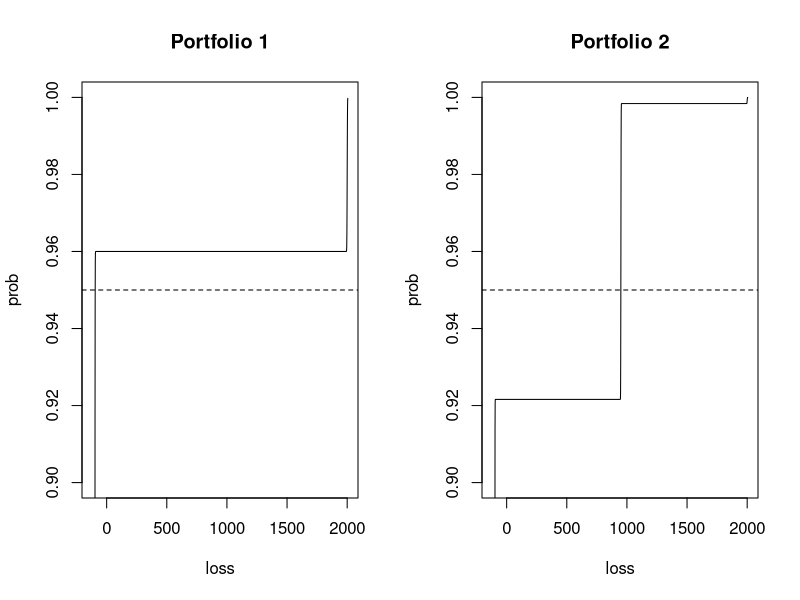

The R script that drew this image:
#  Figure 19.8

sigma = 2
sigma2 = sqrt(2)
x= seq(-120,2005,length=2000)
y = .04*pnorm(x,mean=2000,sd=sigma) + .96*pnorm(x,mean=-100,sd=sigma)

#postscript("nearlyDiscrete.ps",width=6,height=3.5)  #  Figure 19.8
par(mfrow=c(1,2))
plot(x,y,type="l",ylim=c(.9,1),xlab="loss",ylab="prob",main="Portfolio 1")
abline(h=.95,lty=2)
xspline = seq(-120,-90,length=2000)
yspline = .04*pnorm(xspline,mean=2000,sd=sigma) + 
   .96*pnorm(xspline,mean=-100,sd=sigma)
VaR1 = spline(yspline,xspline,xout=.95)
y1 = (.04^2)*pnorm(x,mean=2000,sd=sigma2) 
y2= (2*.04*.96)*pnorm(x,mean=950,sd=sigma2)
y3 = (.96^2) * pnorm(x,mean=-100,sd=sigma2)
y = y1+y2+y3
plot(x,y,type="l",ylim=c(.9,1),xlab="loss",ylab="prob",main="Portfolio 2")
abline(h=.95,lty=2)
#graphics.off()


xspline2 = seq(940,960,length=2000)
yspline1 = (.04^2)*pnorm(xspline2,mean=2000,sd=sigma2) 
yspline2= (2*.04*.96)*pnorm(xspline2,mean=950,sd=sigma2)
yspline3 = (.96^2) * pnorm(xspline2,mean=-100,sd=sigma2)
yspline4 = yspline1+yspline2+yspline3
options(digits=7)
VaR2 = spline(yspline4,xspline2,xout=.95,method="natural")

VaR1
VaR2



